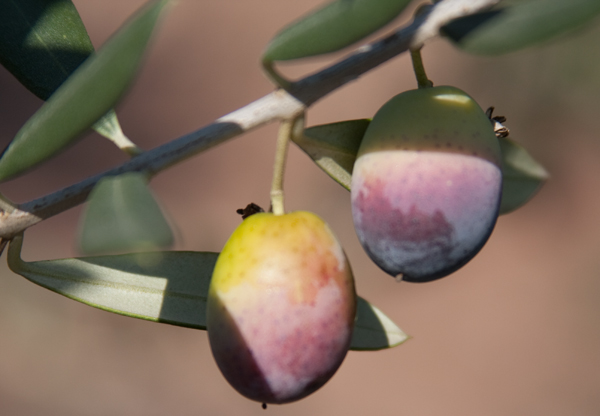
#> input picture olives.jpg, 600 x 416 px
$ python imggeotrans.py
#> lines starting #> are read from the running program, lines starting #| are printed output that depends on the picture
import cv2
import numpy as np
import matplotlib.pyplot as plt
#Scaling Images
# cv2.INTER_LINEAR for all resizing purposes-INTERPOLATION
img=cv2.imread('olives.jpg',cv2.IMREAD_COLOR)
#> img is the input picture: shape (416, 600, 3); mean B, G, R 91.2, 107.6, 126.6

res=cv2.resize(img,None,fx=2,fy=2,interpolation=cv2.INTER_CUBIC)
#OR
h,w,c=img.shape
#> h = 416; w = 600; c = 3
rest=cv2.resize(img,(2*w,2*h),interpolation=cv2.INTER_CUBIC)
#cv2.imshow('res',res)
#cv2.imshow('rest',rest)

#Translation
#M is the transition matrix
rows,cols,chan = img.shape
#> rows = 416; cols = 600; chan = 3
#for a shift of (100,50), generally array format is [1,0,x,],[0,1,y]
M = np.float32([[1,0,100],[0,1,50]])
dst = cv2.warpAffine(img,M,(cols,rows))
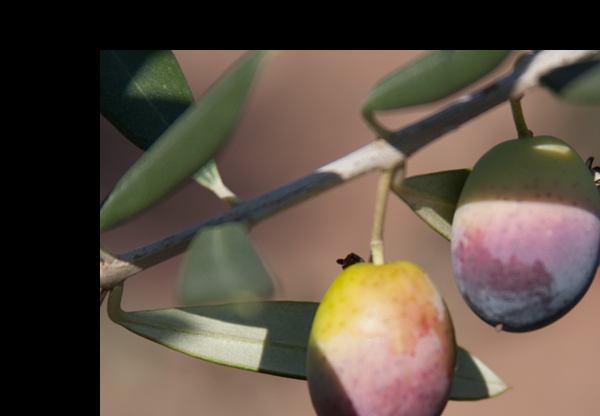
#> dst: shape (416, 600, 3); mean B, G, R 66, 78, 90.3
cv2.imshow('dst',dst)

#Rotation
#the arguments are rotation center, angle, and magnification
M1 = cv2.getRotationMatrix2D((cols/2,rows/2),45,1)
dstt=cv2.warpAffine(img,M1,(cols,rows))
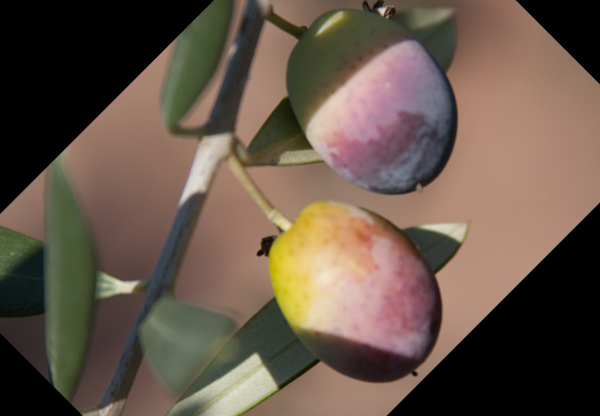
#> dstt: shape (416, 600, 3); mean B, G, R 73.4, 86.3, 102.5
cv2.imshow('dstt',dstt)

#Affline Transformation

pts1 = np.float32([[50,50],[200,50],[50,200]])
pts2 = np.float32([[10,100],[200,50],[100,250]])

M2 = cv2.getAffineTransform(pts1,pts2)
dsr = cv2.warpAffine(img,M,(cols,rows))

plt.subplot(121),plt.imshow(img),plt.title('Input')
plt.subplot(122),plt.imshow(dsr),plt.title('Output')
#plt.show()

#Perspective Transformation
pts1 = np.float32([[56,65],[368,52],[28,387],[389,390]])
pts2 = np.float32([[0,0],[300,0],[0,300],[300,300]])

M = cv2.getPerspectiveTransform(pts1,pts2)

dst = cv2.warpPerspective(img,M,(300,300))
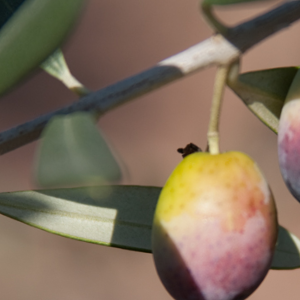
#> dst: shape (300, 300, 3); mean B, G, R 90.7, 109.4, 127.8
#plt.subplot(nrows, ncols, index, **kwargs)
plt.subplot(121),plt.imshow(img),plt.title('Input')
plt.subplot(122),plt.imshow(dst),plt.title('Output')
plt.show()
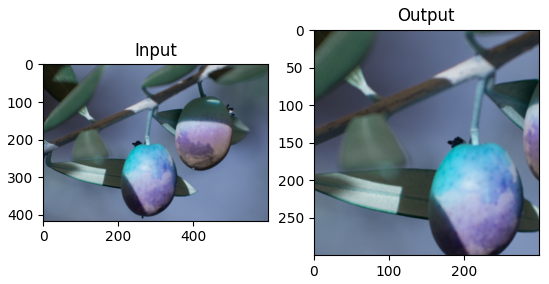
#> figure drawn by matplotlib, 2 panels; B, G, R data is drawn as R, G, B
cv2.waitKey(0)
cv2.destroyAllWindows()

$ run again, with apple.jpg copied over olives.jpg
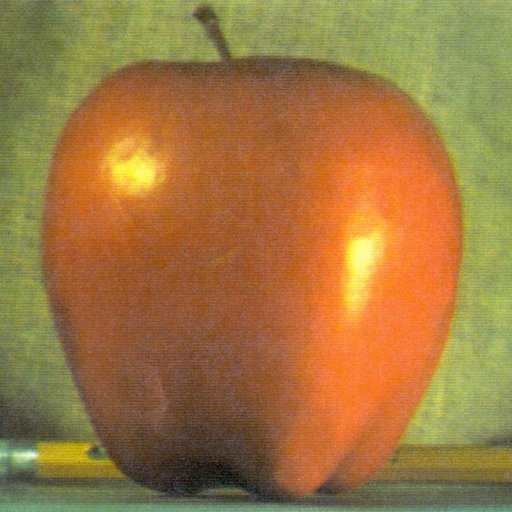
#> input picture apple.jpg, 512 x 512 px
#> img is the input picture: shape (512, 512, 3); mean B, G, R 64.8, 119.7, 159.1
#> `dst = cv2.warpPerspective(img,M,(300,300))`:
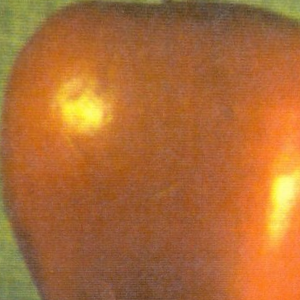
#> dst: shape (300, 300, 3); mean B, G, R 53.8, 107.4, 172.8
#> `plt.show()`:
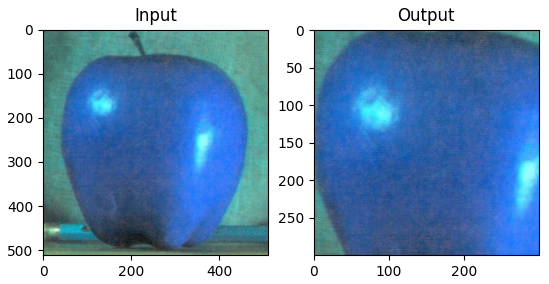
#> figure drawn by matplotlib, 2 panels; B, G, R data is drawn as R, G, B

$ run again, with click.jpg copied over olives.jpg
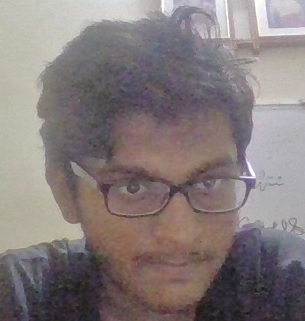
#> input picture click.jpg, 305 x 321 px
#> img is the input picture: shape (321, 305, 3); mean B, G, R 123.6, 123.6, 133.2
#> `dst = cv2.warpPerspective(img,M,(300,300))`:
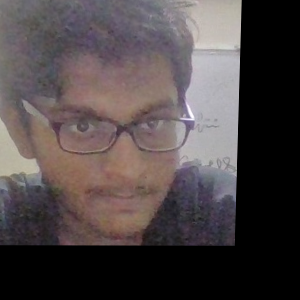
#> dst: shape (300, 300, 3); mean B, G, R 70.6, 69.8, 77.9
#> `plt.show()`:
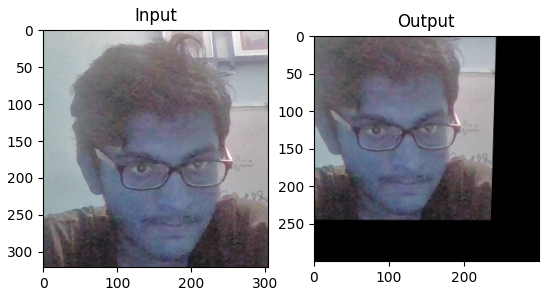
#> figure drawn by matplotlib, 2 panels; B, G, R data is drawn as R, G, B
